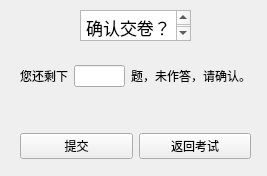
<?xml version="1.0" encoding="UTF-8"?>
<ui version="4.0">
 <class>Form</class>
 <widget class="QWidget" name="Form">
  <property name="geometry">
   <rect>
    <x>0</x>
    <y>0</y>
    <width>267</width>
    <height>176</height>
   </rect>
  </property>
  <property name="windowTitle">
   <string>Form</string>
  </property>
  <widget class="QTextEdit" name="textEdit">
   <property name="geometry">
    <rect>
     <x>80</x>
     <y>10</y>
     <width>111</width>
     <height>31</height>
    </rect>
   </property>
   <property name="html">
    <string>&lt;!DOCTYPE HTML PUBLIC &quot;-//W3C//DTD HTML 4.0//EN&quot; &quot;http://www.w3.org/TR/REC-html40/strict.dtd&quot;&gt;
&lt;html&gt;&lt;head&gt;&lt;meta name=&quot;qrichtext&quot; content=&quot;1&quot; /&gt;&lt;style type=&quot;text/css&quot;&gt;
p, li { white-space: pre-wrap; }
&lt;/style&gt;&lt;/head&gt;&lt;body style=&quot; font-family:'.SF NS Text'; font-size:13pt; font-weight:400; font-style:normal;&quot;&gt;
&lt;p align=&quot;center&quot; style=&quot; margin-top:0px; margin-bottom:0px; margin-left:0px; margin-right:0px; -qt-block-indent:0; text-indent:0px;&quot;&gt;确认交卷？&lt;/p&gt;&lt;/body&gt;&lt;/html&gt;</string>
   </property>
  </widget>
  <widget class="QWidget" name="horizontalLayoutWidget_4">
   <property name="geometry">
    <rect>
     <x>20</x>
     <y>130</y>
     <width>231</width>
     <height>32</height>
    </rect>
   </property>
   <layout class="QHBoxLayout" name="horizontalLayout_4">
    <item>
     <widget class="QPushButton" name="btnReg">
      <property name="text">
       <string>提交</string>
      </property>
     </widget>
    </item>
    <item>
     <widget class="QPushButton" name="btnOk">
      <property name="text">
       <string>返回考试</string>
      </property>
     </widget>
    </item>
   </layout>
  </widget>
  <widget class="QWidget" name="horizontalLayoutWidget_5">
   <property name="geometry">
    <rect>
     <x>20</x>
     <y>60</y>
     <width>231</width>
     <height>32</height>
    </rect>
   </property>
   <layout class="QHBoxLayout" name="horizontalLayout_5">
    <item>
     <widget class="QLabel" name="label_3">
      <property name="text">
       <string>您还剩下</string>
      </property>
     </widget>
    </item>
    <item alignment="Qt::AlignLeft">
     <widget class="QLineEdit" name="lineEdit">
      <property name="text">
       <string/>
      </property>
     </widget>
    </item>
    <item>
     <widget class="QLabel" name="label_4">
      <property name="text">
       <string>题，未作答，请确认。</string>
      </property>
     </widget>
    </item>
   </layout>
  </widget>
 </widget>
 <resources/>
 <connections/>
</ui>
